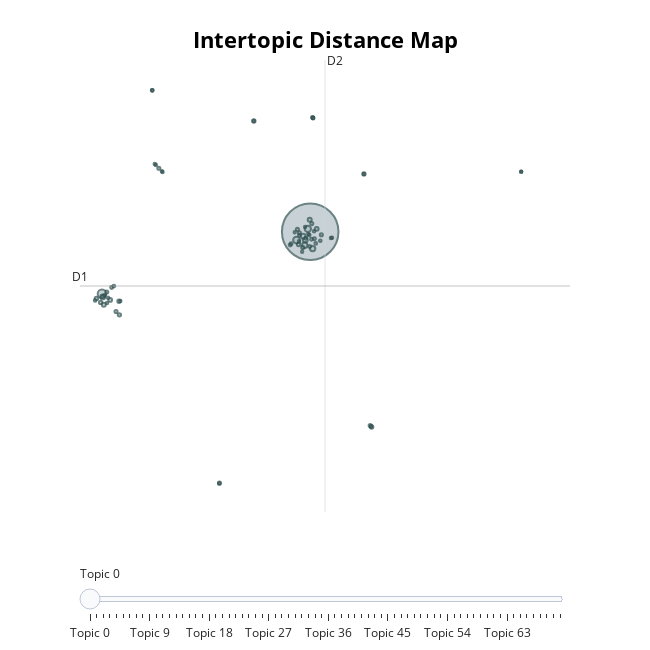

Notebook cell for this chart:
### Markdown cell above
<font color="blue">Topics are generated through a process of clustering, where documents begin in one cluster and are then gradually divided on the basis of similarity. As such, clusters of topics can have an underlying similarity. The below visualisation shows clusters of similar topics.</font>

<font color="blue">Use the slider at the bottom and the hover functionality for more detail on what the topics are.</font>

### Code cell
model_all.visualize_topics()
